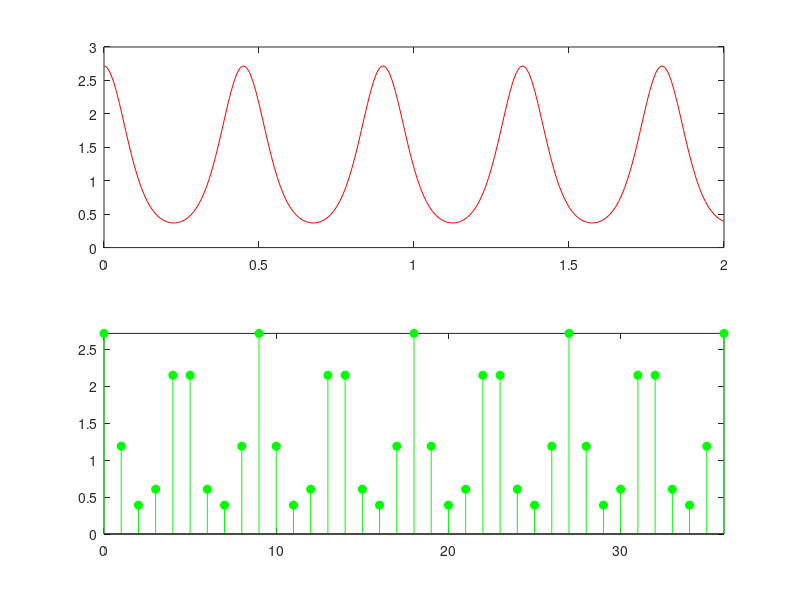

Write MATLAB code to recreate this figure.
%-------------------------
% Ejercicio 2
%-------------------------

% Grafica las funciones x1 y x2 en una misma figura.
% Integrantes: Alejandra Castrillo - Yostin Chavarria - Cristhian Rojas

figure('Name', 'Ejercicio 2');

subplot(2,1,1);
t  = 0:0.01:2;
x1 = exp(cos((40*pi*t)/9));
plot(t, x1, 'r');

subplot(2,1,2);
n  = 0:1:36;
x2 = exp(cos((40*pi*n)/9));
stem(n, x2, 'filled', 'g')
axis tight;
